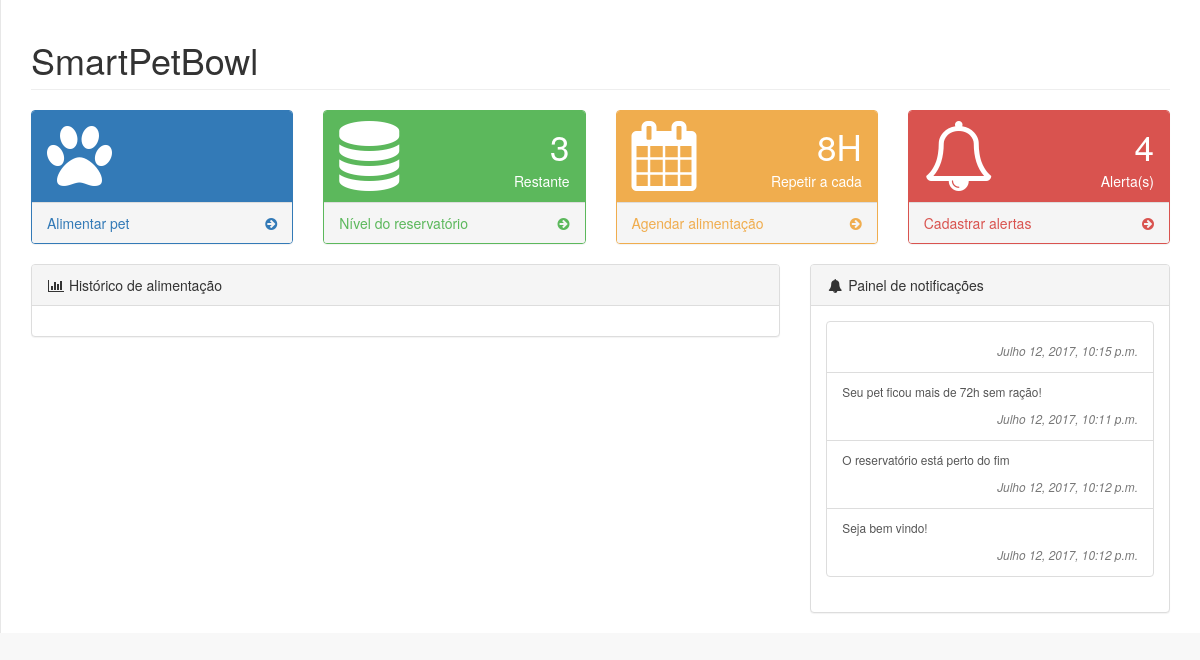
The app's page /, older data.
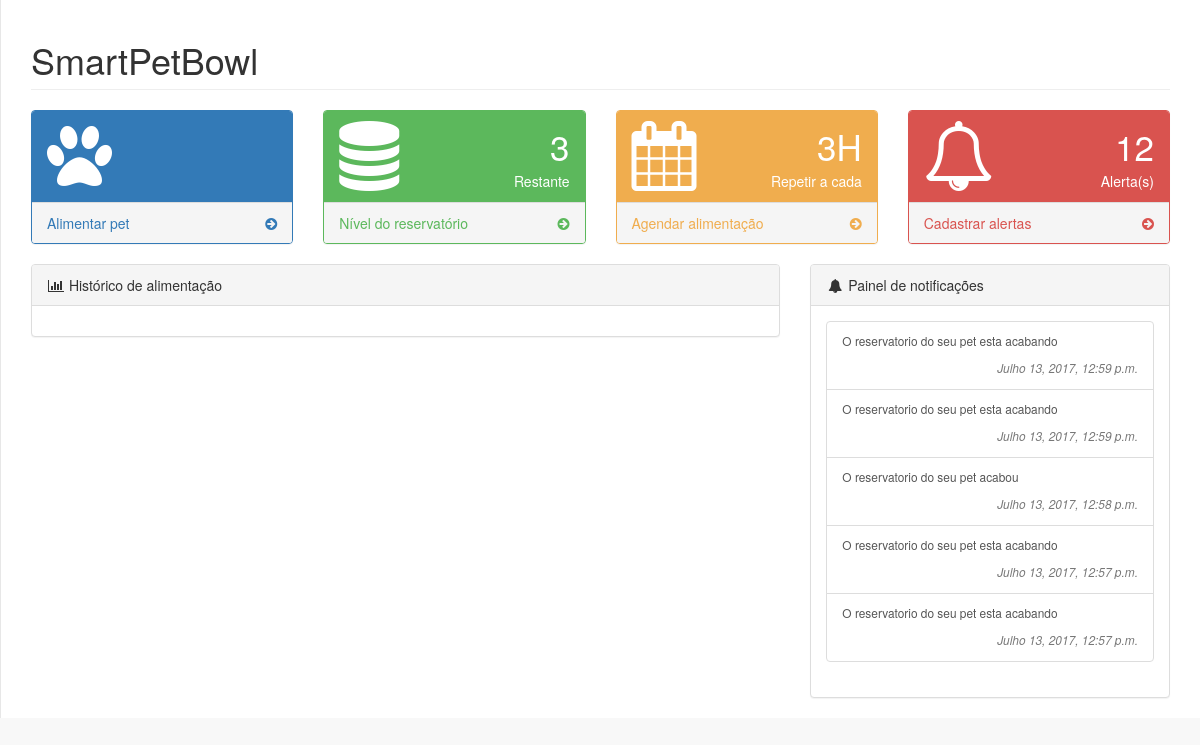
The same page, newer data.
### core/models.py (models this page shows)
class Reservatorio (models.Model):
	nivel = models.IntegerField ('Nivel')
	period = models.DateTimeField('Coletado em', auto_now_add=True)
	class Meta:
		verbose_name = 'Reservatório'
		verbose_name_plural = 'Coletas do reservatório'
		ordering = ['period']

class Agenda (models.Model):
	agenda = models.IntegerField ('A cada ')
	period = models.DateTimeField('Agendado em', auto_now_add=True)
	class Meta:
		verbose_name = 'Agendamento da dieta'
		verbose_name_plural = 'Histórico de agendamento'
		ordering = ['period']

class Alerta (models.Model):
	email = models.EmailField ('Email')
	created = models.DateTimeField('Cadastrado em', auto_now_add=True)
	title = models.CharField ('Titulo', max_length=100, blank=True)
	content = models.CharField ('Conteudo', max_length=500, blank=True)
	period = models.DateTimeField ('Enviado em', auto_now=True)
	class Meta:
		verbose_name = 'Cadastro de alertas'
		verbose_name_plural = 'Histórico de cadastro de alertas'
		ordering = ['period']

### core/views.py (the view)
# urls.py: url(r'^$', index),
def index (request):
	if request.method == 'POST':
		form_reservatorio = ReservatorioForm(request.POST)
		form_agenda = AgendaForm(request.POST)
		form_alerta = AlertaForm (request.POST)
		if form_reservatorio.is_valid():
			nivel = form_reservatorio.cleaned_data['nivel']
			Reservatorio.objects.create(nivel = nivel)
		if form_agenda.is_valid():
			agenda = form_agenda.cleaned_data['agenda']
			Agenda.objects.create(agenda = agenda)
		if form_alerta.is_valid():
			email = form_alerta.cleaned_data ['email']
			Alerta.objects.create(email = email)
			envia(Alerta.objects.latest('period').email,'Seja bem vindo!')
	else:
		form_reservatorio = ReservatorioForm()
		form_agenda = AgendaForm()
		form_alerta = AlertaForm()
	reservatorio = Reservatorio.objects.latest ('period')
	agenda = Agenda.objects.latest ('period')
	alertas = Alerta.objects.all().order_by('-id')[:5]
	context = {
		'reservatorio' : reservatorio,
		'agenda' : agenda,
		'form_reservatorio' : form_reservatorio,
		'form_agenda' : form_agenda,
		'form_alerta' : form_alerta,
		'alertas' : alertas,
		'alertas_count' : Alerta.objects.all().count()
	}
	return render(request, 'index.html', context)

### core/templates/index.html (shortened to what this page needs)
{% load static %}
<!DOCTYPE html>
<html lang="pt-br">
<head>
    <link href="{% static '/vendor/bootstrap/css/bootstrap.min.css' %}" rel="stylesheet">
    <link href="{% static '/vendor/metisMenu/metisMenu.min.css' %}" rel="stylesheet">
    <link href="{% static '/dist/css/sb-admin-2.css' %}" rel="stylesheet">
    <link href="{% static '/vendor/morrisjs/morris.css' %}" rel="stylesheet">
    <link href="{% static '/vendor/font-awesome/css/font-awesome.min.css' %}" rel="stylesheet" type="text/css">
</head>
<body>
    <div id="wrapper">
        <div id="page-wrapper">
            <div class="row">
                <div class="col-lg-12">
                    <h1 class="page-header">SmartPetBowl</h1>
                </div>
            </div>
            <div class="row">
                <div class="col-lg-3 col-md-6">
                    <div class="panel panel-primary">
                        <div class="panel-heading">
                            <div class="row">
                                <div class="col-xs-3">
                                    <i class="fa fa-paw fa-5x"></i>
                                </div>
                            </div>
                        </div>
                        <a id='el' href="/update/" data-toggle="modal" data-target="#modal" >
                            <div class="panel-footer">
                                <span class="pull-left">Alimentar pet</span>
                                <span class="pull-right"><i class="fa fa-arrow-circle-right"></i></span>
                                <div class="clearfix"></div>
                            </div>
                        </a>
                    </div>
                </div>
                <div class="col-lg-3 col-md-6">
                    <div class="panel panel-green">
                        <div class="panel-heading">
                            <div class="row">
                                <div class="col-xs-3">
                                    <i class="fa fa-database fa-5x"></i>
                                </div>
                                <div class="col-xs-9 text-right">
                                    <div class="huge">{{ reservatorio.nivel }}</div>
                                    <div>Restante</div>
                                </div>
                            </div>
                        </div>
                        <a href="#" data-toggle="modal" data-target="#modal-reservatorio">
                            <div class="panel-footer">
                                <span class="pull-left">Nível do reservatório</span>
                                <span class="pull-right"><i class="fa fa-arrow-circle-right"></i></span>
                                <div class="clearfix"></div>
                            </div>
                        </a>
                    </div>
                </div>
                <div class="col-lg-3 col-md-6">
                    <div class="panel panel-yellow">
                        <div class="panel-heading">
                            <div class="row">
                                <div class="col-xs-3">
                                    <i class="fa fa-calendar fa-5x"></i>
                                </div>
                                <div class="col-xs-9 text-right">
                                    <div class="huge">{{ agenda.agenda }}H</div>
                                    <div>Repetir a cada</div>
                                </div>
                            </div>
                        </div>
                        <a href="#" data-toggle="modal" data-target="#modal-agenda">
                            <div class="panel-footer">
                                <span class="pull-left">Agendar alimentação</span>
                                <span class="pull-right"><i class="fa fa-arrow-circle-right"></i></span>
                                <div class="clearfix"></div>
                            </div>
                        </a>
                    </div>
                </div>
                <div class="col-lg-3 col-md-6">
                    <div class="panel panel-red">
                        <div class="panel-heading">
                            <div class="row">
                                <div class="col-xs-3">
                                    <i class="fa fa-bell-o fa-5x"></i>
                                </div>
                                <div class="col-xs-9 text-right">
                                    <div class="huge">{{ alertas_count }}</div>
                                    <div>Alerta(s)</div>
                                </div>
                            </div>
                        </div>
                        <a href="#" data-toggle="modal" data-target="#modal-alerta">
                            <div class="panel-footer">
                                <span class="pull-left">Cadastrar alertas</span>
                                <span class="pull-right"><i class="fa fa-arrow-circle-right"></i></span>
                                <div class="clearfix"></div>
                            </div>
                        </a>
                    </div>
                </div>
            </div>
            <div class="row">
                <div class="col-lg-8">
                    <div class="panel panel-default">
                        <div class="panel-heading">
                            <i class="fa fa-bar-chart-o fa-fw"></i> Histórico de alimentação
                        </div>
                        <div class="panel-body">
                        </div>
                    </div>
            </div>
                <div class="col-lg-4">
                    <div class="panel panel-default">
                        <div class="panel-heading">
                            <i class="fa fa-bell fa-fw"></i> Painel de notificações
                        </div>
                        <div class="panel-body">
                            <div class="list-group">
                                {% for alerta in alertas %}
                                    <a href="#" class="list-group-item">
                                        <p class="small">{{alerta.title}}</p>
                                        <span class="pull-right text-muted small"><em>{{ alerta.period }}</em>
                                        </span>
                                        <br/>
                                    </a>
                                {% endfor %}
                            </div>
                        </div>
        </div>
    </div>
</body>
</html>

Row changes from the older to the newer data that the page shows:
no longer on this page (row unchanged): Agenda: agenda "8"
no longer on this page (row unchanged): Alerta: period "Julho 12, 2017, 10:15 p.m."
removed Alerta: title "Seu pet ficou mais de 72h sem ração!", period "Julho 12, 2017, 10:11 p.m."
no longer on this page (row unchanged): Alerta: title "O reservatório está perto do fim", period "Julho 12, 2017, 10:12 p.m."
no longer on this page (row unchanged): Alerta: title "Seja bem vindo!", period "Julho 12, 2017, 10:12 p.m."
added Agenda: agenda "3"
added Alerta: title "O reservatorio do seu pet esta acabando", period "Julho 13, 2017, 12:59 p.m."
added Alerta: title "O reservatorio do seu pet esta acabando", period "Julho 13, 2017, 12:59 p.m."
added Alerta: title "O reservatorio do seu pet acabou", period "Julho 13, 2017, 12:58 p.m."
added Alerta: title "O reservatorio do seu pet esta acabando", period "Julho 13, 2017, 12:57 p.m."
added Alerta: title "O reservatorio do seu pet esta acabando", period "Julho 13, 2017, 12:57 p.m."
Text that changed along with them:
{{ alertas_count }}: "4" → "12"
